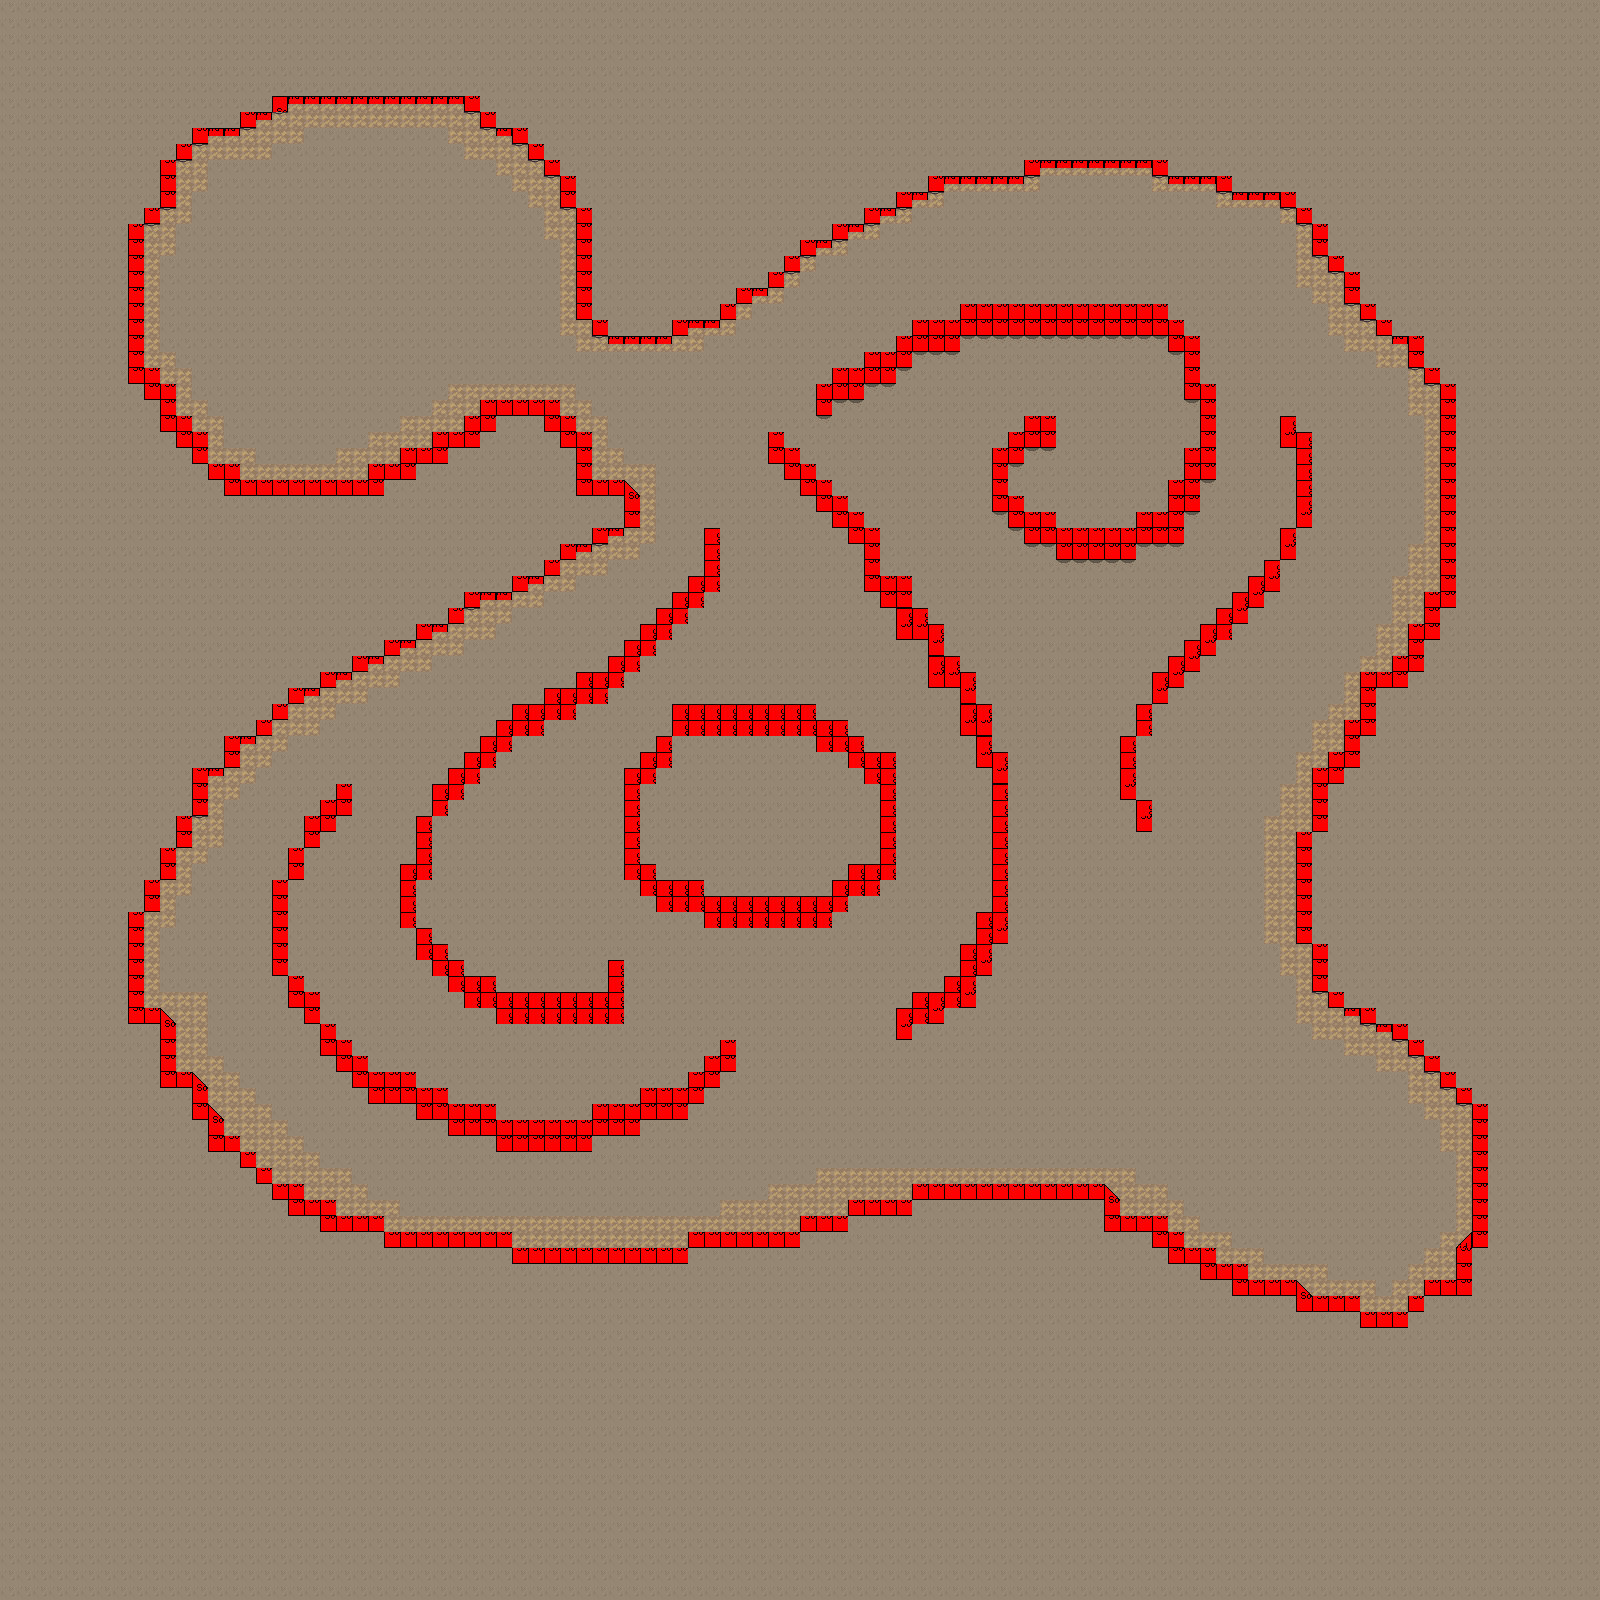

Rendered tile map (Tiled .tmx) drawn with the repository's tilesets; below, a short description and the map source with its tile grids summarised:
An orthogonal 100x100 tile map with 16x16 px tiles, 3 tile layers (ground, background 1, logic), 7 tilesets.

<map version="1.0" orientation="orthogonal" renderorder="right-down" width="100" height="100" tilewidth="16" tileheight="16" nextobjectid="1">
 <tileset firstgid="1" name="tileset" tilewidth="16" tileheight="16" tilecount="21000" columns="140">
  <image source="Tiles/tileset.png" width="2240" height="2400" />
 </tileset>
 <tileset firstgid="21001" name="collision" tilewidth="16" tileheight="16" tilecount="100" columns="10">
  <image source="Tiles/collision.png" width="160" height="160" />
 </tileset>
 <tileset firstgid="21101" name="water" tilewidth="16" tileheight="16" tilecount="1024" columns="32">
  <image source="Tiles/water.png" width="512" height="512" />
 </tileset>
 <tileset firstgid="22125" name="caves2" tilewidth="16" tileheight="16" tilecount="1024" columns="32">
  <image source="Tiles/caves2.png" width="512" height="512" />
 </tileset>
 <tileset firstgid="23149" name="caves3" tilewidth="16" tileheight="16" tilecount="1024" columns="32">
  <image source="Tiles/caves3.png" width="512" height="512" />
 </tileset>
 <tileset firstgid="24173" name="container" tilewidth="16" tileheight="16" tilecount="1024" columns="32">
  <image source="Tiles/container.png" width="512" height="512" />
 </tileset>
 <tileset firstgid="25197" name="grass" tilewidth="16" tileheight="16" tilecount="1024" columns="32">
  <image source="Tiles/grass.png" width="512" height="512" />
 </tileset>
 <layer name="ground" width="100" height="100">
  <data>[10000 cells, 10000 non-empty, 1 distinct tile ids]</data>
 </layer>
 <layer name="background 1" width="100" height="100">
  <data>[10000 cells, 1291 non-empty, 14 distinct tile ids]</data>
 </layer>
 <layer name="logic" width="100" height="100">
  <data>[10000 cells, 775 non-empty, 5 distinct tile ids]</data>
 </layer>
</map>
